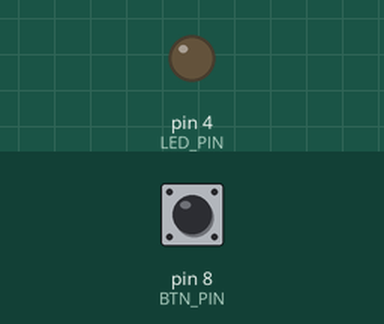
Simulated run of this program. Board: Arduino Uno, built with avr-gcc and run on an emulated ATmega328P. Parts: output pins drawn as LEDs (lit = HIGH). The test bench sets the inputs (shaded band); at power-on: pin 8 (BTN_PIN) HIGH. What the program prints to the serial monitor is not drawn.

Above: at 1.2 s.
1.3 s: pin 8 (BTN_PIN) pulled LOW for 0.15 s
At 2.3 s:
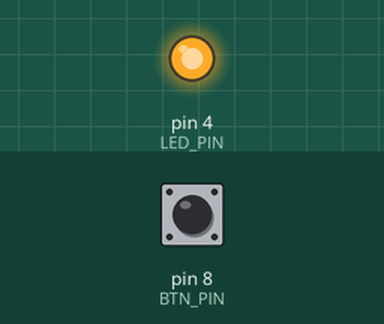
2.9 s: pin 8 (BTN_PIN) pulled LOW for 1 s
At 3.4 s:
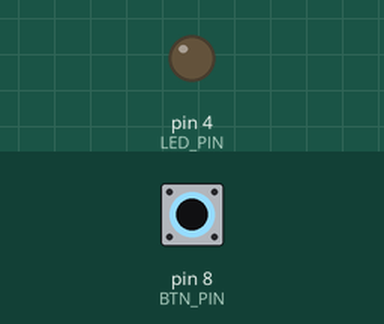
5.4 s: pin 8 (BTN_PIN) pulled LOW for 3.2 s
At 6.6 s:
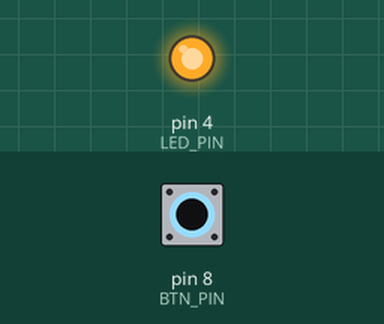
Timing chart, 0 to 8.4 s (numbered marks = the images above; inputs shaded):
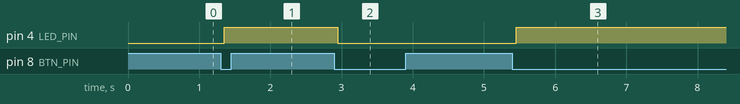

Measured:
- after the input at 1.3 s, pin 4 (LED_PIN): LOW → HIGH after 0.05 s
- after the input at 2.9 s, pin 4 (LED_PIN): HIGH → LOW after 0.05 s
- after the input at 5.4 s, pin 4 (LED_PIN): LOW → HIGH after 0.05 s

The program:

main.cpp
```cpp
#include <Arduino.h>

#define BTN_PIN 8
#define LED_PIN 4
#define BAUDRATE 115200
#define POOLING 10
#define DEBOUNCE 50

volatile bool ledState     = false;
volatile uint32_t isrCount = 0;
volatile bool flagISR = false;
uint32_t poolingTimer = 0;
uint32_t stateTimer = 0;
uint32_t releaseTimer = 0;
// void IRAM_ATTR BtnClick(){
//     flagISR = true;

// }
enum buttonState{
  IDLE,
  WAIT_PRESS,
  PRESSED,
  WAIT_RELEASE
};

buttonState currentState = IDLE;
void setup() {
Serial.begin(BAUDRATE);
pinMode(BTN_PIN, INPUT_PULLUP);
 pinMode(LED_PIN, OUTPUT);
// attachInterrupt(digitalPinToInterrupt(BTN_PIN), BtnClick, FALLING);
}

void loop() {

  uint32_t now = millis();
    if(now - poolingTimer >= POOLING){
       Serial.println(currentState);
      switch(currentState){

        case IDLE:

          if(digitalRead(BTN_PIN) == LOW){
            currentState = WAIT_PRESS;
            stateTimer = now;
          }

        break;
        case WAIT_PRESS:

          if(now - stateTimer >= DEBOUNCE){
            stateTimer = now;
            if(digitalRead(BTN_PIN) == LOW){
            ledState = !ledState;
            currentState = PRESSED;
          }

          }
        break;
        case PRESSED:
          if(digitalRead(BTN_PIN) == LOW){
              digitalWrite(LED_PIN, ledState);
            }

          else{
            currentState = WAIT_RELEASE;
          }

        break;
        case WAIT_RELEASE:
          if(digitalRead(BTN_PIN) == HIGH){
            currentState = IDLE;
          }
        break;
      }

    }
}
```
